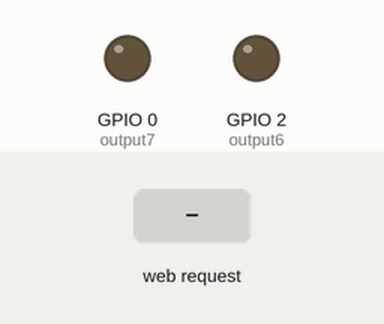
Simulated run of this sketch. Board: ESP8266 (NodeMCU). Parts: output pins drawn as LEDs (lit = HIGH). The inputs (shaded band) are chosen by the test bench. WiFi joins after 1.5 s; servers stay silent unless stated.

Above: at 2.7 s.
2.8 s: HTTP request GET /7/on received
At 3.1 s:
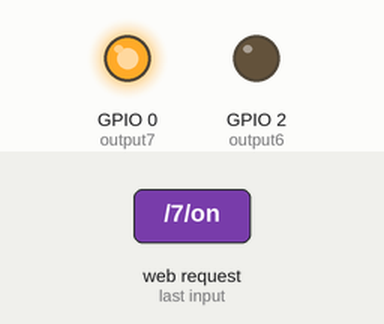
4.3 s: HTTP request GET /6/on received
At 5.5 s:
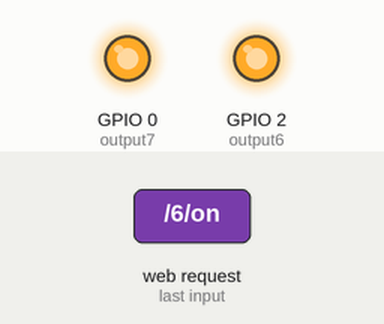
5.8 s: HTTP request GET /7/off received
At 6.7 s:
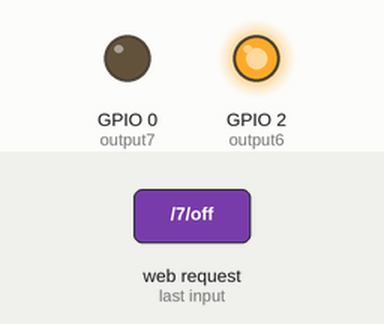
7.3 s: HTTP request GET /6/off received
At 7.8 s:
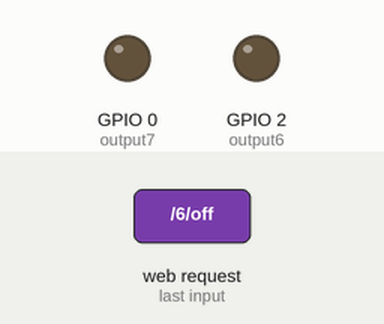
Timing chart, 0 to 9.8 s (numbered marks = the images above; inputs shaded):
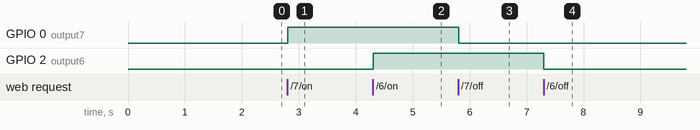

The sketch:

Wireless_Garage_Door_Opener_rev_3.ino
```cpp
// Load Wi-Fi library
#include <ESP8266WiFi.h>
#include <ESP8266mDNS.h>
#include <WiFiUdp.h>
#include <ArduinoOTA.h>


// Replace with your network credentials
const char* ssid     = "replace-with-network-name";
const char* password = "replace-with-network-password";

// Set web server port number to 8080
WiFiServer server(8080);

// Variable to store the HTTP request
String header;

// Auxiliar variables to store the current output state

String output7State = "Off";
String output6State = "Off";

// Assign output variables to GPIO pins
const int output7 = 0;
const int output6 = 2;

// Current time
unsigned long currentTime = millis();
// Previous time
unsigned long previousTime = 0;
// Define timeout time in milliseconds (example: 2000ms = 2s)
const long timeoutTime = 2000;

void setup() {
  // Initialize the output variables as outputs
  //********** CHANGE PIN FUNCTION  TO GPIO **********
  //GPIO 1 (TX) swap the pin to a GPIO.
  pinMode(1, FUNCTION_3);
  //GPIO 3 (RX) swap the pin to a GPIO.
  pinMode(3, FUNCTION_3);
  pinMode(output7, OUTPUT);
  pinMode(output6, OUTPUT);
  // Set outputs to LOW
  digitalWrite(output7, LOW);
  digitalWrite(output6, LOW);

  // Connect to Wi-Fi network with SSID and password
  WiFi.begin(ssid, password);
  while (WiFi.status() != WL_CONNECTED) {
    delay(500);
  }
  // Start web server
  server.begin();
}

void loop(){
  WiFiClient client = server.available();   // Listen for incoming clients

  if (client) {                             // If a new client connects,
    String currentLine = "";                // make a String to hold incoming data from the client
    currentTime = millis();
    previousTime = currentTime;
    while (client.connected() && currentTime - previousTime <= timeoutTime) { // loop while the client's connected
      currentTime = millis();
      if (client.available()) {             // if there's bytes to read from the client,
        char c = client.read();             // read a byte, then
        header += c;
        if (c == '\n') {                    // if the byte is a newline character
          // if the current line is blank, you got two newline characters in a row.
          // that's the end of the client HTTP request, so send a response:
          if (currentLine.length() == 0) {
            // HTTP headers always start with a response code (e.g. HTTP/1.1 200 OK)
            // and a content-type so the client knows what's coming, then a blank line:
            client.println("HTTP/1.1 200 OK");
            client.println("Content-type:text/html");
            client.println("Connection: close");
            client.println();

            // turns the GPIOs on and off
            if (header.indexOf("GET /7/on") >= 0) {
              output7State = "On";
              digitalWrite(output7, HIGH);
            } else if (header.indexOf("GET /7/off") >= 0) {
              output7State = "Off";
              digitalWrite(output7, LOW);
            } else if (header.indexOf("GET /6/on") >= 0) {
              output6State = "On";
              digitalWrite(output6, HIGH);
            } else if (header.indexOf("GET /6/off") >= 0) {
              output6State = "Off";
              digitalWrite(output6, LOW);
            }

            // Display the HTML web page
            client.println("<!DOCTYPE html><html>");
            client.println("<head><meta name=\"viewport\" content=\"width=device-width, initial-scale=1\">");
            client.println("<link rel=\"icon\" href=\"data:,\">");
            // CSS to style the on/off buttons
            // Feel free to change the background-color and font-size attributes to fit your preferences
            client.println("<style>html { background-color: #ffffff; font-family: Futura; display: inline-block; margin: 10px auto; text-align: center;}");
            client.println(".button { background-color: #ff2525; border: none; color: #ffff99; padding: 7px 60px;");
            client.println("text-decoration: none; font-size: 50px; margin: 0px; cursor: wait;}");
            client.println(".button2 {background-color: #25ff25;}</style></head>");

            // Web Page Heading
            client.println("<body><h1>Garage Door Opener</h1>");

            // Feel free to change the background-color and font-size attributes to fit your preferences
            client.println("<style>html { background-color: #ffffff; font-family: Futura; display: inline-block; margin: 10px auto; text-align: center;}");
            client.println(".button5 { background-color: #33dec5; border: none; color: #ffff99; padding: 7px 60px;");
            client.println("text-decoration: none; font-size: 50px; margin: 0px; cursor: wait;}");
            client.println(".button6 {background-color: #eeeeee;}</style></head>");

            // Display current state, and ON/OFF buttons for GPIO 1
           // client.println("<p>The Garage Light is " + output6State + "</p>");
            // If the output6State is off, it displays the ON button
            if (output6State=="Off") {
              client.println("<p><a href=\"/6/on\"><button class=\"button5\">Door</button></a></p>");
            } else {

              client.print("<HEAD>");
              client.print("<meta http-equiv=\"refresh\" content=\"0;url=/6/off\">");
              client.print("</head>");

              delay(50);
            }

            // Feel free to change the background-color and font-size attributes to fit your preferences
            client.println("<style>html { background-color: #ffffff; font-family: Futura; display: inline-block; margin: 10px auto; text-align: center;}");
            client.println(".button7 { background-color: #2fd2eb; border: none; color: #ffff99; padding: 7px 60px;");
            client.println("text-decoration: none; font-size: 50px; margin: 0px; cursor: wait;}");
            client.println(".button8 {background-color: #eeeeee;}</style></head>");

            // Display current state, and ON/OFF buttons for GPIO 3
           // client.println("<p>The Garage Door is " + output7State + "</p>");
            // If the output7State is off, it displays the ON button
          /*  if (output7State=="Off") {
              client.println("<p><a href=\"/7/on\"><button class=\"button7\">Light</button></a></p>");
            } else {

              client.print("<HEAD>");
              client.print("<meta http-equiv=\"refresh\" content=\"0;url=/7/off\">");
              client.print("</head>");

              delay(50);
            }  */

            client.println("<img src=\"https://media.istockphoto.com/vectors/wifi-icon-vector-id504816042?k=6&m=504816042&s=612x612&w=0&h=eO80eKD0CkoHpVHMx1GEJTL1rBMb1jno_X0UewddvO8=\" alt=\"No Internet\" height=\"17\" width=\"23\">");

            // The HTTP response ends with another blank line
            client.println();
            // Break out of the while loop
            break;
          } else { // if you got a newline, then clear currentLine
            currentLine = "";
          }
        } else if (c != '\r') {  // if you got anything else but a carriage return character,
          currentLine += c;      // add it to the end of the currentLine
        }
      }
    }
    // Clear the header variable
    header = "";
    // Close the connection
    client.stop();
  }
}
```

Measured:
- after the input at 2.8 s, GPIO 0 (output7): LOW → HIGH at once
- after the input at 4.3 s, GPIO 2 (output6): LOW → HIGH at once
- after the input at 5.8 s, GPIO 0 (output7): HIGH → LOW at once
- after the input at 7.3 s, GPIO 2 (output6): HIGH → LOW at once
